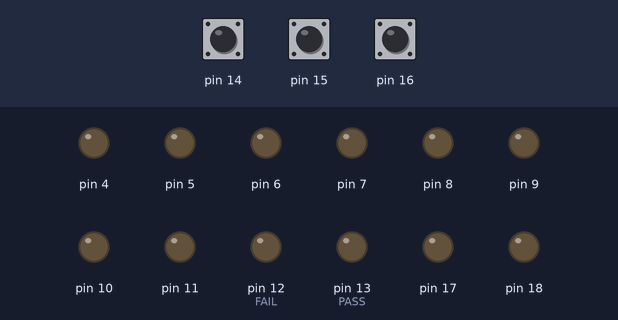
This sketch was run on a simulated Arduino Uno, built with avr-gcc and run on an emulated ATmega328P. On the bench: output pins drawn as LEDs (lit = HIGH). The inputs (shaded band) are chosen by the test bench; at power-on: pin 14 HIGH, pin 15 HIGH, pin 16 HIGH.

Above: at 0.01 s.
At 0.51 s:
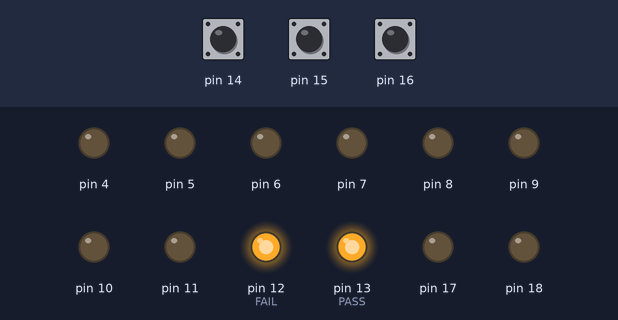
At 3.9 s:
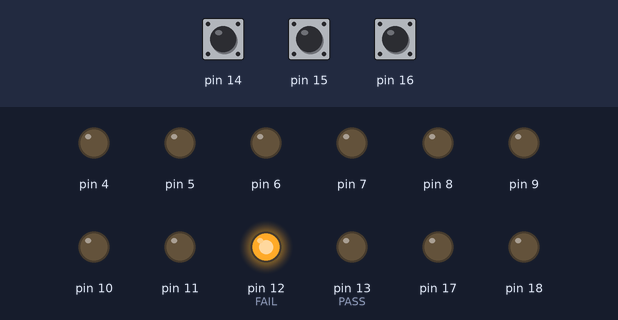
Timing chart, 0 to 5.4 s (numbered marks = the images above):
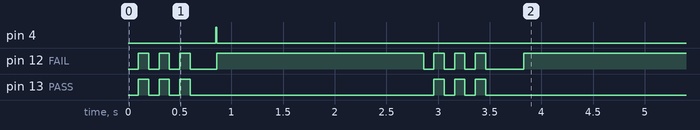

The sketch:

DigitalDice.ino
```cpp
//
//  Digital Dice Testbed
//  Created 25-1-17
//  Group 7
//    Mark Anderson
//    Eoin Gogarty
//    Rob Hanson
//    Daire Morrissy
//

#define PASS 13 // PASS/FAIL LEDs
#define FAIL 12

//  Truth Table
//     A B C D | Decimal
// 0 | 1 1 0 1 | 13
// 1 | 0 0 1 0 | 2
// 2 | 1 0 0 0 | 8
// 3 | 1 0 1 0 | 10
// 4 | 1 1 0 0 | 12
// 5 | 1 1 1 0 | 14

char logic_out[]  = {13, 2, 8, 10, 12, 14};
char reading;
boolean failed;

void logicTest()
{
  // Logic Test
  DDRD = DDRD | B11110000; // Using Bit Manipulation here as we are dealing with a parallel bus
  DDRB = DDRB | B00001111; // Using a bitwise OR means we don't accidentally change something
  for (int i = 1; i < 7; i++){ // run through binary sequence on pins
    PORTD = (i << 4); // output binary number on pins 4,5,6
    delay(10);
    reading = PINB & B00001111; // check inputs on B port (A - Pin 11, B - 10, C - 9, D - 8)
    if (reading != logic_out[i]){
      failed = true;
      break;
    }
  }

  PORTD = 0;
  reading = PIND & B10000000;
  if (reading != 128 || failed)
    digitalWrite(FAIL, HIGH);
  else
    digitalWrite(PASS, HIGH);
}

void chipTest()
{
  DDRC = DDRC | B00011000; // clock, reset
  for (int i = 0; i < 6; i++){
    PORTC = 1<<5; // clock high
    delay(10);
    PORTC = 0; // clock low
    delay(10);
    reading = PINC & B00000111; // read A0, A1, A2;
    if(reading != i)
      failed = true;
  }
  if (failed)
    digitalWrite(FAIL, HIGH);
  else
    digitalWrite(PASS, HIGH);
}

void flash()
{
  digitalWrite(PASS, LOW);
  digitalWrite(FAIL, LOW);
  delay(100);
  for (int i = 0; i < 3; i++){
    digitalWrite(PASS, HIGH);
    digitalWrite(FAIL, HIGH);
    delay(100);
    digitalWrite(PASS, LOW);
    digitalWrite(FAIL, LOW);
    delay(100);
  }
  delay(150);
}

void setup()
{
  pinMode(PASS, OUTPUT);
  pinMode(FAIL, OUTPUT);

  flash(); // start of test 1
  logicTest();
  delay(2000);

  flash(); // start of test 2
  chipTest();
  delay(2000);
}

void loop()
{
  // Don't actually need code in here as we only want to test once.
  // can always reset arduino
}
```
